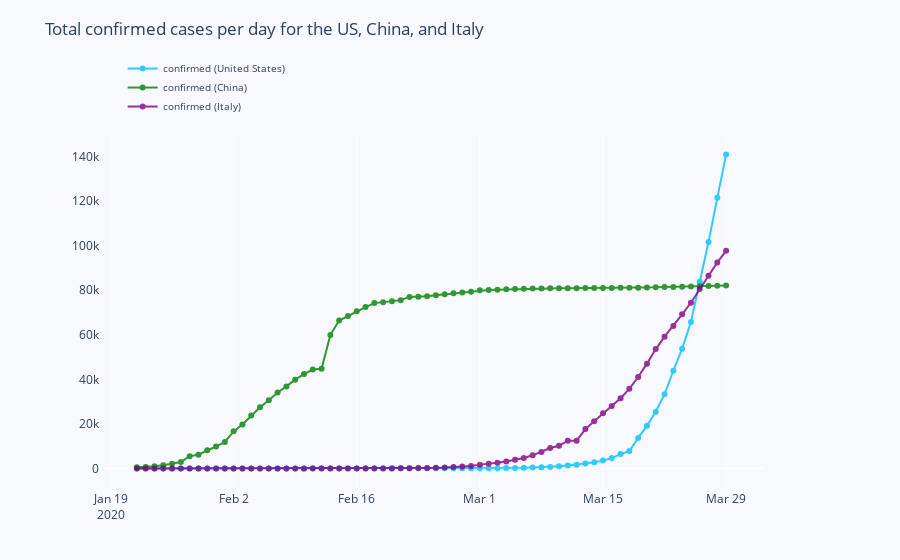

The notebook cell saved with this chart:
### Code cell
fig = go.Figure()

fig.add_trace(go.Scatter(
                x=US.index,
                y=US.confirmed,
                name="confirmed (United States)",
                mode='lines+markers',
                line_color='deepskyblue',
                opacity=0.8))

fig.add_trace(go.Scatter(
                x=China.index,
                y=China.confirmed,
                name="confirmed (China)",
                mode='lines+markers',
                line_color='green',
                opacity=0.8))

fig.add_trace(go.Scatter(
                x=Italy.index,
                y=Italy.confirmed,
                name="confirmed (Italy)",
                mode='lines+markers',
                line_color='purple',
                opacity=0.8))

fig.update_layout(
    title='Total confirmed cases per day for the US, China, and Italy',
    yaxis = dict(
        showgrid=False,
        showline=False,
        showticklabels=True,
        domain=[0,0.85],
    ),

    xaxis = dict(
        zeroline=False,
        showline=False,
        showticklabels=True,
        showgrid=True,
        domain=[0,0.85],
    ),
    
    legend=dict(x=0.029,y=1.038, font_size=10),
    margin=dict(l=100, r=20, t=70, b=70),
    paper_bgcolor='rgb(248, 248, 255)',
    plot_bgcolor='rgb(248, 248, 255)',

)

fig.show()
